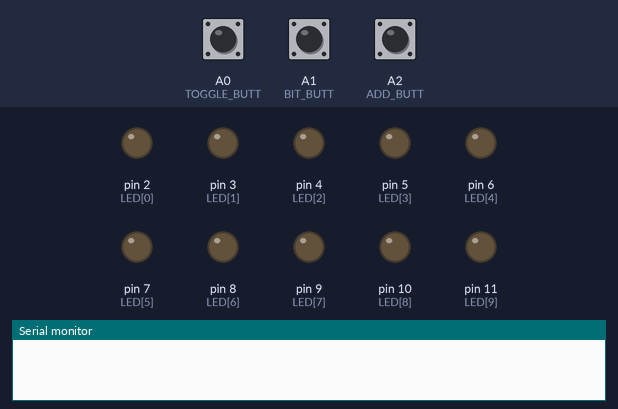
Recording of a sketch running on a simulated Arduino Uno, built with avr-gcc and run on an emulated ATmega328P. On the bench: output pins drawn as LEDs (lit = HIGH), the last lines printed to the serial monitor. The inputs (shaded band) are chosen by the test bench; at power-on: A0 (TOGGLE_BUTT) LOW, A2 (ADD_BUTT) LOW, A1 (BIT_BUTT) LOW.

Above: at 1.2 s.
1.3 s: A0 (TOGGLE_BUTT) pulled HIGH for 0.15 s
At 1.8 s:
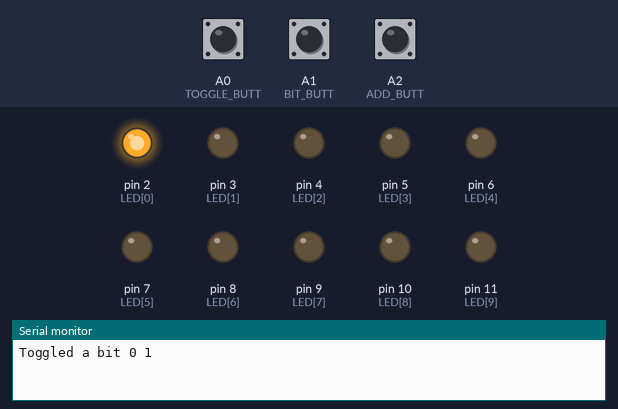
2.9 s: A2 (ADD_BUTT) pulled HIGH for 0.15 s
At 4.1 s:
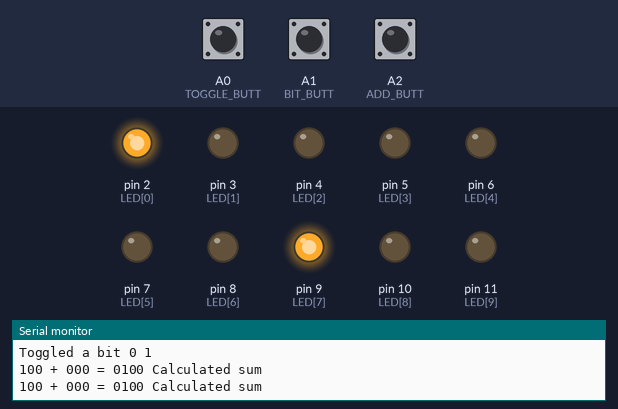
4.5 s: A0 (TOGGLE_BUTT) pulled HIGH for 1 s
At 5.7 s:
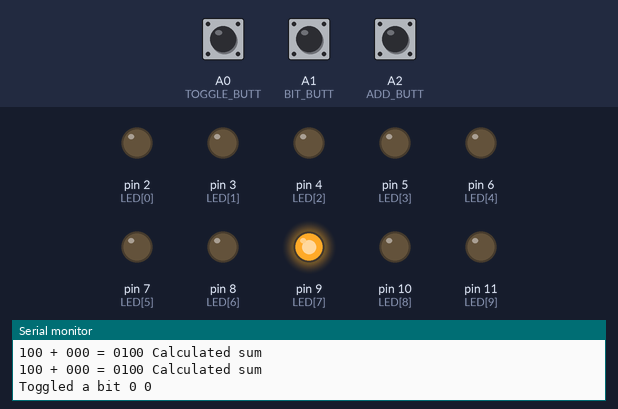
7.0 s: A1 (BIT_BUTT) pulled HIGH for 0.15 s
8.6 s: A0 (TOGGLE_BUTT) pulled HIGH for 0.15 s
At 8.9 s:
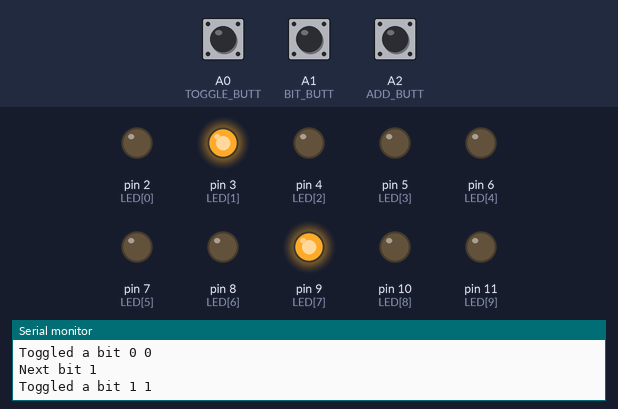
10.2 s: A2 (ADD_BUTT) pulled HIGH for 1 s
At 11.4 s:
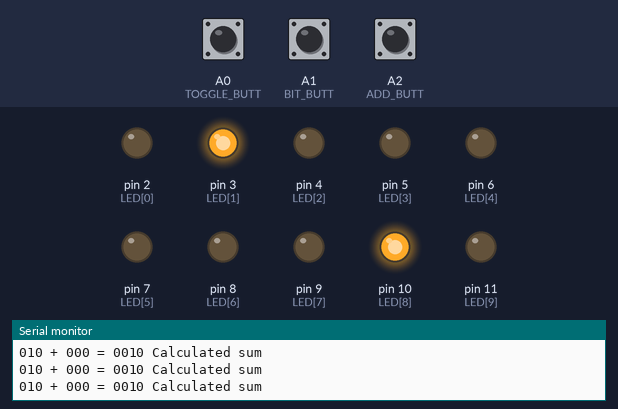
Timing chart, 0 to 13.2 s (numbered marks = the images above; inputs shaded):
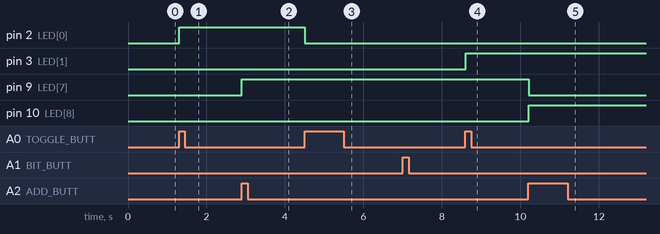

Measured:
- after the input at 1.3 s, pin 2 (LED[0]): LOW → HIGH at once
- after the input at 2.9 s, pin 9 (LED[7]): LOW → HIGH at once
- after the input at 4.5 s, pin 2 (LED[0]): HIGH → LOW at once
- after the input at 8.6 s, pin 3 (LED[1]): LOW → HIGH at once
- after the input at 10.2 s, pin 9 (LED[7]): HIGH → LOW at once; pin 10 (LED[8]): LOW → HIGH at once

The sketch:

Adder.ino
```cpp
const byte LED[10] = {2, 3, 4, 5, 6, 7, 8, 9, 10, 11};

const byte TOGGLE_BUTT = A0; //Toggles LED value: 1 to 0 to 1...
const byte BIT_BUTT = A1; //Switches between LEDs
const byte ADD_BUTT = A2; //Adds LEDs 1-3 + 4-6

/*
 * digital 2-4 for first input number
 * digital 5-7 for second input number
 * digital 8-11 for sum
 *
 * analog 0-2 for buttons
 */

/**
 * Sum of two bits
 * @param bit1 first bit do add
 * @param bit2 second bit to add
 * @return array with the 1st bool (index 0) as the most significant bit
 */
bool* addBits(const bool bit1, const bool bit2) {
  bool* output = new bool[2];
  output[0] = bit1 && bit2;// most signifcant bit
  output[1] = bit1 ^ bit2;// least significant bit
  return output;
}

/**
 * Add two bits with a bit carried from another addition
 * @param bit1 first bit do add
 * @param bit2 second bit to add
 * @param carriedBit bit that was carried from addition of less significant bits
 * @return array with the 1st bool (index 0) as the most significant bit
 */
bool* addBits(const bool bit1, const bool bit2, const bool carriedBit) {
  bool* output = addBits(bit2, bit1);// add the two bits
  output[0] |= addBits(output[1], carriedBit)[0];// or operaton most significant
  output[1] = addBits(output[1], carriedBit)[1];// add carried bit to least significant
  return output;
}

/**
 * Perform binary addition on two binary numbers
 * The most significant bit will have an array index of 0.
 * @param input1 first bool array representing the first binary number
 * @param input2 second bool array representing the second binary number
 * @param outputLength should be the length of each input array + 1
 * @return sum of the two numbers as a bool array
 */
bool* binaryAdd(const bool* input1, const bool* input2, const byte outputLength) {
  bool* output = new bool[outputLength];
  for (byte i = outputLength - 1; i > 0; i--) {
    // carry a bit into the next place value
    output[i - 1] = addBits(input1[i - 1], input2[i - 1], output[i])[0];
    // actually add the 2 bits (and the carried bit) in the current place value
    output[i] = addBits(input1[i - 1], input2[i - 1], output[i])[1];
  }
  return output;
}

/**
 * Run once before loop
 */
void setup() {
  for (byte i = 0; i < 10; i++) {
    pinMode(LED[i], OUTPUT);
  }

  pinMode(TOGGLE_BUTT, INPUT);
  pinMode(BIT_BUTT, INPUT);
  pinMode(ADD_BUTT, INPUT);

  Serial.begin(9600);
}

/**
 * Run often in a loop
 */
void loop() {
  static byte currentLED = 0;
  static bool bitPressed = false;
  static bool addPressed = false;
  static bool togPressed = false;
  static bool row1[3] = {false, false, false};
  static bool row2[3] = {false, false, false};
  static bool *sum = new bool[4];

  static bool *output = new bool[10];

  static bool valTog = digitalRead(TOGGLE_BUTT);
  static bool valBit = digitalRead(BIT_BUTT);
  static bool valAdd = digitalRead(ADD_BUTT);

  while (true) {
    valTog = digitalRead(TOGGLE_BUTT);
    valBit = digitalRead(BIT_BUTT);
    valAdd = digitalRead(ADD_BUTT);

    // change which bit is being modified
    if (valBit && !bitPressed) {
      if (currentLED >= 5) {
        currentLED = 0;
      } else {
        currentLED++;
      }
      Serial.print("Next bit ");
      Serial.println(currentLED);
    }
    bitPressed = valBit;

    // toggle a bit
    if (valTog && !togPressed) {
      Serial.print("Toggled a bit ");
      if (currentLED < 3) { // change current LED
        row1[currentLED] = !row1[currentLED]; //Make false if already true
        Serial.print(currentLED);
        Serial.print(" ");
        Serial.println(row1[currentLED]);
      } else {
        row2[currentLED - 3] = !row2[currentLED - 3];
        Serial.print(currentLED);
        Serial.print(" ");
        Serial.println(row2[currentLED - 3]);
      }
    }
    togPressed = valTog;

    if (valAdd) {
      for (byte i = 0; i < 4; i++){
        sum[i] = 0;
      }
      // calculate sum
      sum = binaryAdd(row1, row2, 4);
      for (byte i = 0; i < 3; i++) {
        Serial.print(row1[i]);
      }
      Serial.print(" + ");
      for (byte i = 0; i < 3; i++) {
        Serial.print(row2[i]);
      }
      Serial.print(" = ");
      for (byte i = 0; i < 4; i++) {
        Serial.print(sum[i]);
      }
      Serial.println(" Calculated sum");
    }

    // write to input LEDs
    for (byte i = 0; i < 6; i++) {
      if (i < 3) {
        output[i] = row1[i];
      } else {
        output[i] = row2[i - 3];
      }
    }

    // output sum
    for (byte i = 0; i < 4; i++) {
      output[6 + i] = sum[i];
    }

    for (byte i = 0; i < 10; i++) {
      // write to LEDs
      digitalWrite(LED[i], output[i]);
    }
    delay(100);
  }
}
```
